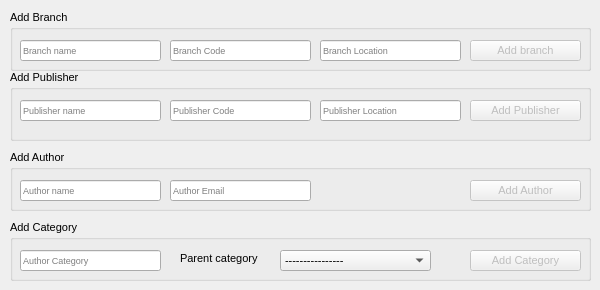
      <widget class="QWidget" name="tab_17">
       <attribute name="title">
        <string>Add data</string>
       </attribute>
       <widget class="QGroupBox" name="groupBox">
        <property name="geometry">
         <rect>
          <x>10</x>
          <y>10</y>
          <width>581</width>
          <height>61</height>
         </rect>
        </property>
        <property name="font">
         <font>
          <family>Segoe UI</family>
          <pointsize>8</pointsize>
         </font>
        </property>
        <property name="title">
         <string>Add Branch</string>
        </property>
        <widget class="QPushButton" name="pushButton_21">
         <property name="enabled">
          <bool>false</bool>
         </property>
         <property name="geometry">
          <rect>
           <x>460</x>
           <y>30</y>
           <width>111</width>
           <height>21</height>
          </rect>
         </property>
         <property name="text">
          <string>Add branch</string>
         </property>
        </widget>
        <widget class="QLineEdit" name="lineEdit_26">
         <property name="geometry">
          <rect>
           <x>10</x>
           <y>30</y>
           <width>141</width>
           <height>21</height>
          </rect>
         </property>
         <property name="font">
          <font>
           <pointsize>7</pointsize>
          </font>
         </property>
         <property name="placeholderText">
          <string>Branch name</string>
         </property>
        </widget>
        <widget class="QLineEdit" name="lineEdit_27">
         <property name="geometry">
          <rect>
           <x>160</x>
           <y>30</y>
           <width>141</width>
           <height>21</height>
          </rect>
         </property>
         <property name="font">
          <font>
           <pointsize>7</pointsize>
          </font>
         </property>
         <property name="placeholderText">
          <string>Branch Code</string>
         </property>
        </widget>
        <widget class="QLineEdit" name="lineEdit_28">
         <property name="geometry">
          <rect>
           <x>310</x>
           <y>30</y>
           <width>141</width>
           <height>21</height>
          </rect>
         </property>
         <property name="font">
          <font>
           <pointsize>7</pointsize>
          </font>
         </property>
         <property name="placeholderText">
          <string>Branch Location</string>
         </property>
        </widget>
       </widget>
       <widget class="QGroupBox" name="groupBox_2">
        <property name="geometry">
         <rect>
          <x>10</x>
          <y>70</y>
          <width>581</width>
          <height>71</height>
         </rect>
        </property>
        <property name="font">
         <font>
          <family>Segoe UI</family>
          <pointsize>8</pointsize>
         </font>
        </property>
        <property name="title">
         <string>Add Publisher</string>
        </property>
        <widget class="QPushButton" name="pushButton_22">
         <property name="enabled">
          <bool>false</bool>
         </property>
         <property name="geometry">
          <rect>
           <x>460</x>
           <y>30</y>
           <width>111</width>
           <height>21</height>
          </rect>
         </property>
         <property name="text">
          <string>Add Publisher</string>
         </property>
        </widget>
        <widget class="QLineEdit" name="lineEdit_29">
         <property name="geometry">
          <rect>
           <x>10</x>
           <y>30</y>
           <width>141</width>
           <height>21</height>
          </rect>
         </property>
         <property name="font">
          <font>
           <pointsize>7</pointsize>
          </font>
         </property>
         <property name="placeholderText">
          <string>Publisher name</string>
         </property>
        </widget>
        <widget class="QLineEdit" name="lineEdit_30">
         <property name="geometry">
          <rect>
           <x>160</x>
           <y>30</y>
           <width>141</width>
           <height>21</height>
          </rect>
         </property>
         <property name="font">
          <font>
           <pointsize>7</pointsize>
          </font>
         </property>
         <property name="placeholderText">
          <string>Publisher Code</string>
         </property>
        </widget>
        <widget class="QLineEdit" name="lineEdit_31">
         <property name="geometry">
          <rect>
           <x>310</x>
           <y>30</y>
           <width>141</width>
           <height>21</height>
          </rect>
         </property>
         <property name="font">
          <font>
           <pointsize>7</pointsize>
          </font>
         </property>
         <property name="placeholderText">
          <string>Publisher Location</string>
         </property>
        </widget>
       </widget>
       <widget class="QGroupBox" name="groupBox_3">
        <property name="geometry">
         <rect>
          <x>10</x>
          <y>150</y>
          <width>581</width>
          <height>61</height>
         </rect>
        </property>
        <property name="font">
         <font>
          <family>Segoe UI</family>
          <pointsize>8</pointsize>
         </font>
        </property>
        <property name="title">
         <string>Add Author</string>
        </property>
        <widget class="QPushButton" name="pushButton_23">
         <property name="enabled">
          <bool>false</bool>
         </property>
         <property name="geometry">
          <rect>
           <x>460</x>
           <y>30</y>
           <width>111</width>
           <height>21</height>
          </rect>
         </property>
         <property name="text">
          <string>Add Author</string>
         </property>
        </widget>
        <widget class="QLineEdit" name="lineEdit_32">
         <property name="geometry">
          <rect>
           <x>10</x>
           <y>30</y>
           <width>141</width>
           <height>21</height>
          </rect>
         </property>
         <property name="font">
          <font>
           <pointsize>7</pointsize>
          </font>
         </property>
         <property name="placeholderText">
          <string>Author name</string>
         </property>
        </widget>
        <widget class="QLineEdit" name="lineEdit_33">
         <property name="geometry">
          <rect>
           <x>160</x>
           <y>30</y>
           <width>141</width>
           <height>21</height>
          </rect>
         </property>
         <property name="font">
          <font>
           <pointsize>7</pointsize>
          </font>
         </property>
         <property name="placeholderText">
          <string>Author Email</string>
         </property>
        </widget>
       </widget>
       <widget class="QGroupBox" name="groupBox_5">
        <property name="geometry">
         <rect>
          <x>10</x>
          <y>220</y>
          <width>581</width>
          <height>61</height>
         </rect>
        </property>
        <property name="font">
         <font>
          <family>Segoe UI</family>
          <pointsize>8</pointsize>
         </font>
        </property>
        <property name="title">
         <string>Add Category</string>
        </property>
        <widget class="QPushButton" name="pushButton_25">
         <property name="enabled">
          <bool>false</bool>
         </property>
         <property name="geometry">
          <rect>
           <x>460</x>
           <y>30</y>
           <width>111</width>
           <height>21</height>
          </rect>
         </property>
         <property name="text">
          <string>Add Category</string>
         </property>
        </widget>
        <widget class="QLineEdit" name="lineEdit_36">
         <property name="geometry">
          <rect>
           <x>10</x>
           <y>30</y>
           <width>141</width>
           <height>21</height>
          </rect>
         </property>
         <property name="font">
          <font>
           <pointsize>7</pointsize>
          </font>
         </property>
         <property name="placeholderText">
          <string>Author Category</string>
         </property>
        </widget>
        <widget class="QComboBox" name="comboBox_7">
         <property name="geometry">
          <rect>
           <x>270</x>
           <y>30</y>
           <width>151</width>
           <height>21</height>
          </rect>
         </property>
         <item>
          <property name="text">
           <string>----------------</string>
          </property>
         </item>
        </widget>
        <widget class="QLabel" name="label_6">
         <property name="geometry">
          <rect>
           <x>170</x>
           <y>30</y>
           <width>91</width>
           <height>16</height>
          </rect>
         </property>
         <property name="text">
          <string>Parent category</string>
         </property>
        </widget>
       </widget>
      </widget>
